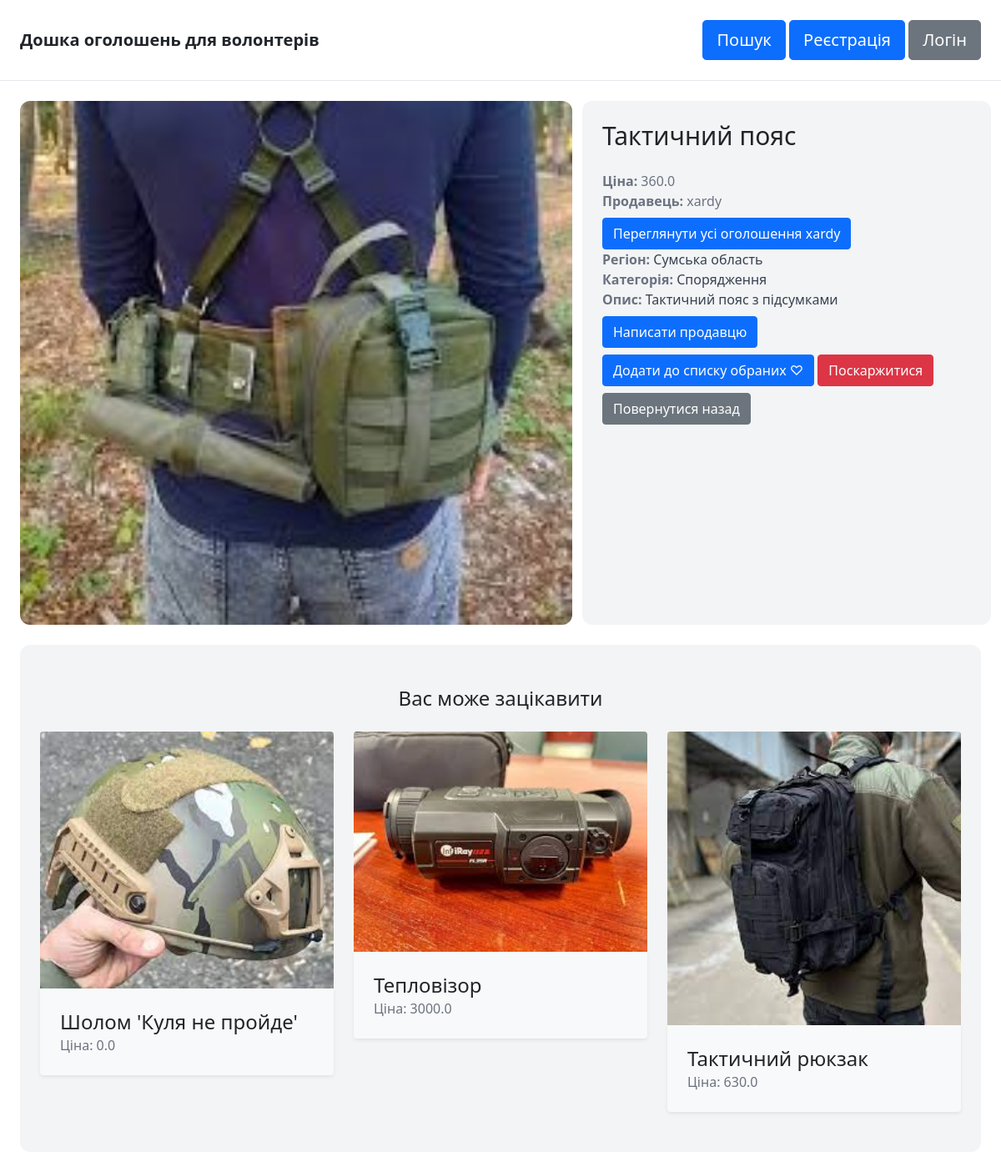
Page /items/41/ on the committed database.
### item/models.py (models this page shows, shortened)
class Item(models.Model):
    category = models.ForeignKey(Category, related_name='items', on_delete=models.CASCADE)
    name = models.CharField(max_length=75)
    description = models.TextField(blank=True, null=True)
    price = models.FloatField()
    region = models.ForeignKey(Region, related_name='items', on_delete=models.CASCADE)
    image = models.ImageField(upload_to='item_images', blank=True, null=True)
    is_sold = models.BooleanField(default=False)
    created_by = models.ForeignKey(User, related_name='items', on_delete=models.CASCADE)
    created_at = models.DateTimeField(auto_now_add=True)

class Region(models.Model):
    name = models.CharField(max_length=55)
    class Meta:
        ordering = ('name',)
        verbose_name_plural = 'Regions'
    def __str__(self):
        return self.name

class Category(models.Model):
    name = models.CharField(max_length=255)
    class Meta:
        ordering = ('name',)
        verbose_name_plural = 'Categories'

### item/views.py (the view)
# urls.py: path('<int:pk>/', views.detail, name='detail'),
def detail(request, pk):
    item = get_object_or_404(Item, pk=pk)
    related_items = Item.objects.filter(category=item.category, is_sold=False).exclude(pk=pk)[0:3]
    in_wishlist = False
    if request.user.is_authenticated:
        history_record = History.objects.filter(user=request.user, item=item).first()
        if history_record:
            history_record.delete()
        History.objects.create(user=request.user, item=item)
        in_wishlist = Wishlist.objects.filter(user=request.user, item=item).exists()
    return render(request, 'item/detail.html', {
        'item': item,
        'related_items': related_items,
        'in_wishlist': in_wishlist
    })

### item/templates/item/detail.html (shortened to what this page needs)
{% extends 'core/base.html' %}
{% block content %}
<div class="row">
    <div class="col-md-7">
        <img src="{{ item.image.url }}" class="img-fluid rounded-xl w-100 h-auto">
    </div>
    <div class="col-md-5 p-4 bg-gray-100 rounded-xl">
        <h1 class="mb-4 text-3xl">{{ item.name }}</h1>
        <p class="text-gray-500"><strong>Ціна: </strong>{{ item.price }}</p>
        <p class="text-gray-500"><strong>Продавець: </strong>{{ item.created_by.username }}</p>
        {% if request.user != item.created_by %}
            <a href="{% url 'dashboard:user_profile' item.created_by.id %}" class="btn btn-primary mt-2">Переглянути усі оголошення {{ item.created_by.username }}</a>
        {% endif %}
        {% if item.region %}
            <p class="text-gray-700">
                <strong class="text-gray-500">Регіон:</strong>
                {{ item.region }}
            </p>
        {% endif %}
        {% if item.category %}
            <p class="text-gray-700">
                <strong class="text-gray-500">Категорія:</strong>
                {{ item.category.name }}
            </p>
        {% endif %}
        {% if item.description %}
            <p class="text-gray-700">
                <strong class="text-gray-500">Опис:</strong>
                {{ item.description }}
            </p>
        {% endif %}
        {% if request.user == item.created_by %}
            <div class="mt-4 p-4 bg-white rounded-xl">
                <p>Дії з вашим оголошенням</p>
                <a href="{% url 'item:edit' item.id %}" class="btn btn-primary mt-2">Редагувати</a>
                <a href="{% url 'item:delete' item.id %}" class="btn btn-danger mt-2">Видалити</a>
                <div class="text-left mt-2">
                    <a href="#" onclick="window.history.back()" class="btn btn-secondary">Повернутися назад</a>
                </div>
            </div>
        {% else %}
            <a href="{% url 'conversation:new' item.id %}" class="btn btn-primary mt-2">Написати продавцю</a>
            {% if in_wishlist %}
                <a href="{% url 'dashboard:remove_from_wishlist' item.id %}" class="btn btn-danger mt-2">Видалити з списку обраних</a>
            {% else %}
                <a href="{% url 'dashboard:add_to_wishlist' item.id %}" class="btn btn-primary mt-2">Додати до списку обраних ♡</a>
            {% endif %}
            <a href="{% url 'item:complaint' item.id %}" class="btn btn-danger mt-2">Поскаржитися</a>
            <div class="text-left mt-2">
                <a href="#" onclick="window.history.back()" class="btn btn-secondary">Повернутися назад</a>
            </div>
        {% endif %}
    </div>
</div>
<div class="mt-6 px-6 py-12 bg-gray-100 rounded-xl">
    <h2 class="mb-4 text-2xl text-center">Вас може зацікавити</h2>
    <div class="row row-cols-1 row-cols-md-3 g-4">
        {% for item in related_items %}
            <div class="col">
                <a href="{% url 'item:detail' item.id %}" class="text-decoration-none">
                    <div class="overflow-hidden rounded-top aspect-ratio-4/3 bg-light">
                        <img src="{{ item.image.url }}" class="object-fit w-100 h-100">
                    </div>
                    <div class="p-4 bg-light rounded-bottom shadow-sm">
                        <h2 class="text-2xl">{{ item.name }}</h2>
                        <p class="text-gray-500">Ціна: {{ item.price }}</p>
                    </div>
                </a>
            </div>
        {% endfor %}
    </div>
</div>
{% endblock %}

### rows in the picture
Item: image (picture), name "Тактичний пояс", price "360.0", created_by.username "xardy", region "Сумська область", category.name "Спорядження", description "Тактичний пояс з підсумками"
Item: image (picture), name "Шолом 'Куля не пройде'", price "0.0"
Item: image (picture), name "Тепловізор", price "3000.0"
Item: image (picture), name "Тактичний рюкзак", price "630.0"
